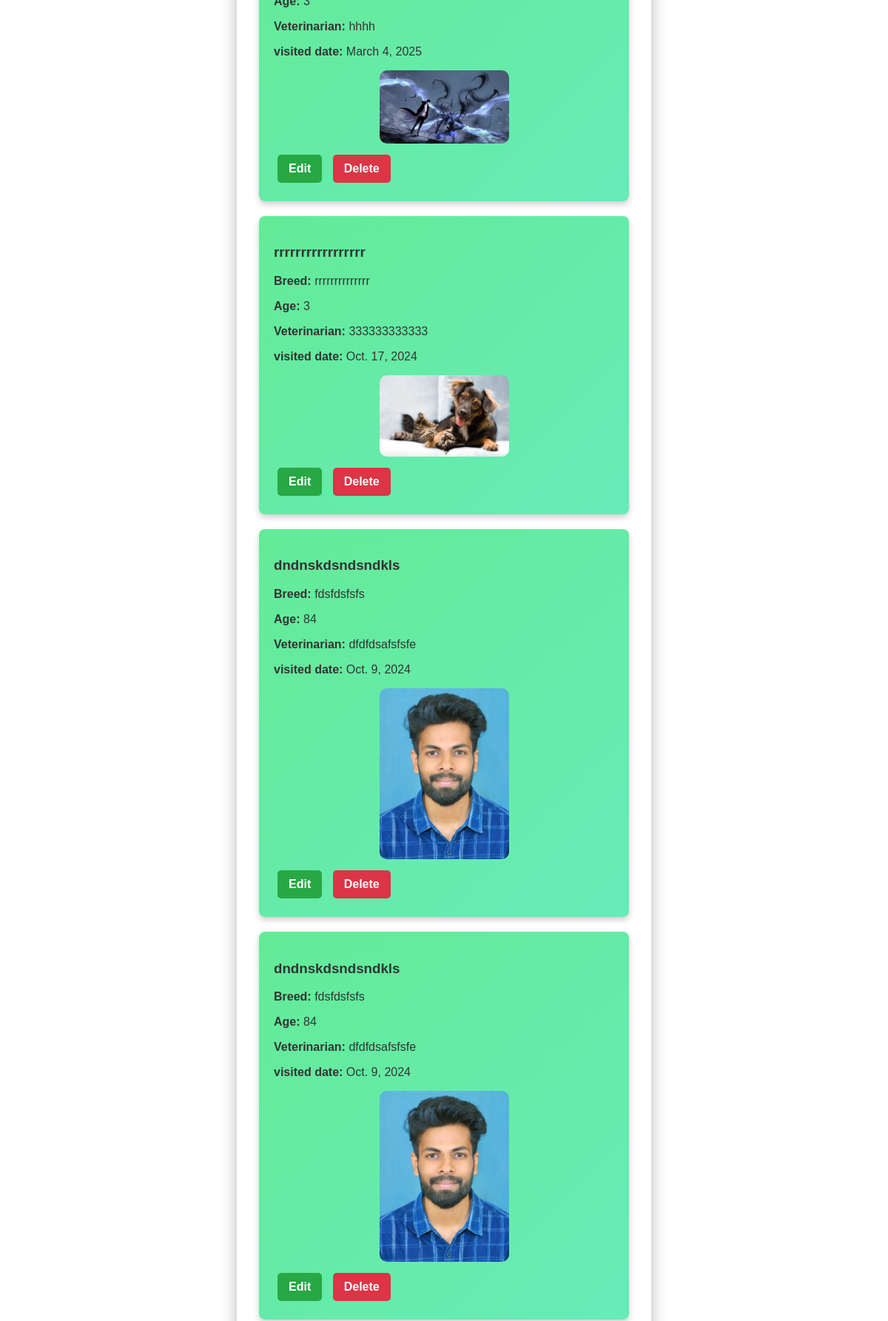
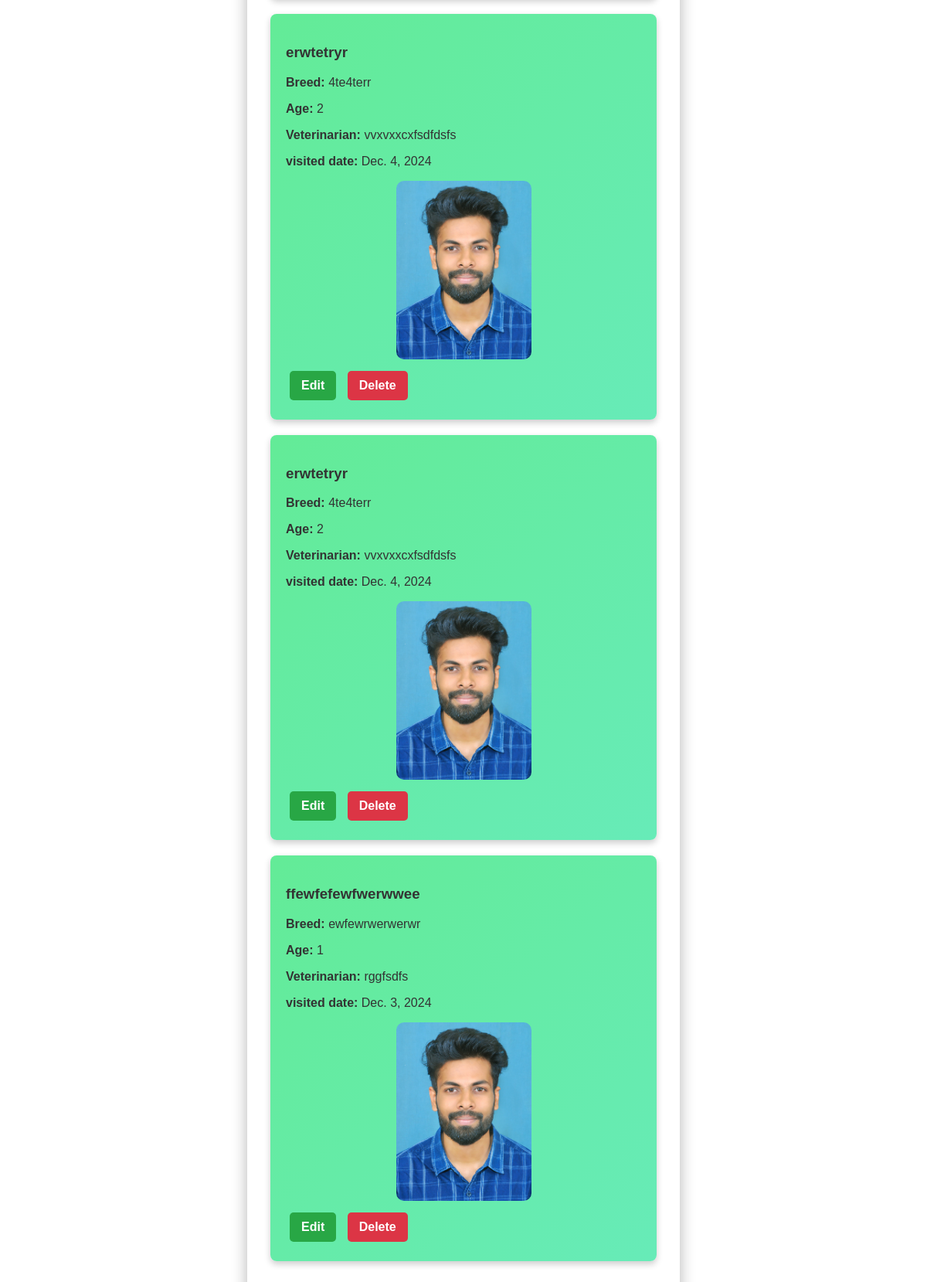
Screenshot of /view_pet_profiles/ (signed in) with the database file from the repository (2 pictures, top to bottom).
### grocery/models.py (models this page shows)
class PetProfile(models.Model):
    owner = models.ForeignKey(User, on_delete=models.CASCADE, default=1)
    name = models.CharField(max_length=100, null=True)
    breed = models.CharField(max_length=100, null=True)
    age = models.PositiveIntegerField(null=True)
    image = models.FileField(null=True)
    veterinarian = models.CharField(max_length=100, null=True)
    visit_date = models.DateField(null=True)
    def __str__(self):
        return self.name

### grocery/views.py (the view)
# urls.py: path('view_pet_profiles/', view_pet_profiles, name='view_pet_profiles'),
def view_pet_profiles(request):
    pets = PetProfile.objects.filter(owner=request.user)    # Fetch all pet profiles
    print(pets)  # Debugging: Print pet objects in the console
    return render(request, 'view_pet_profiles.html', {'pets': pets})

### grocery/templates/view_pet_profiles.html (shortened to what this page needs)
<!DOCTYPE html>
<html lang="en">
<head>
</head>
<body>
    <div class="container">
        {% if pets %}
            {% for pet in pets %}
                <div class="pet-card">
                    <h3>{{ pet.name }}</h3>
                    <p><strong>Breed:</strong> {{ pet.breed }}</p>
                    <p><strong>Age:</strong> {{ pet.age }}</p>
                    <p><strong>Veterinarian:</strong> {{ pet.veterinarian }}</p>
                    <p><strong>visited date:</strong> {{ pet.visit_date }}</p>
                    {% if pet.image %}
                        <img src="{{ pet.image.url }}" alt="Pet Image">
                    {% endif %}
                    <div class="button-group">
                        <a href="{% url 'edit_pet_profile' pet.id %}" class="edit-btn">Edit</a>
                        <a href="{% url 'delete_pet_profile_confirm' pet.id %}" class="delete-btn" onclick="return confirm('Are you sure you want to delete {{ pet.name }}?');">Delete</a>
                    </div>
                </div>
            {% endfor %}
        {% else %}
            <p>No pet profiles found.</p>
        {% endif %}
    </div>
</body>
</html>

### grocery/templates/view_pet_profiles.html (style rules this page uses)
body { font-family: Arial, sans-serif; margin: 0; padding: 0; background: url('https://wallpaperaccess.com/full/3690768.jpg') no-repeat center center fixed; background-size: cover; color: #fff; display: flex; align-items: center; justify-content: center; height: 100vh; }
.container { width: 90%; max-width: 500px; background: rgba(255, 255, 255, 0.95); border-radius: 15px; box-shadow: 0 10px 20px rgba(0, 0, 0, 0.3); padding: 30px; text-align: center; color: #333; }
.pet-card { background: linear-gradient(135deg, #63eb97, #67ebb8); border-radius: 8px; padding: 20px; margin-bottom: 20px; box-shadow: 0 4px 8px rgba(0, 0, 0, 0.2); text-align: left; }
.pet-card img { width: 100%; max-width: 175px; height: auto; border-radius: 10px; display: block; margin: 10px auto; }
.button-group a { display: inline-block; padding: 10px 15px; border-radius: 5px; text-decoration: none; color: white; font-weight: bold; margin: 5px; }
.edit-btn { background: #28a745; }
.delete-btn { background: #dc3545; }

### rows the page displays
PetProfile: veterinarian "hhhh", visit_date "March 4, 2025", image (picture)
PetProfile: name "rrrrrrrrrrrrrrrrr", breed "rrrrrrrrrrrrrr", age "3", veterinarian "333333333333", visit_date "Oct. 17, 2024", image (picture)
PetProfile: name "dndnskdsndsndkls", breed "fdsfdsfsfs", age "84", veterinarian "dfdfdsafsfsfe", visit_date "Oct. 9, 2024", image (picture)
PetProfile: name "dndnskdsndsndkls", breed "fdsfdsfsfs", age "84", veterinarian "dfdfdsafsfsfe", visit_date "Oct. 9, 2024", image (picture)
PetProfile: name "erwtetryr", breed "4te4terr", age "2", veterinarian "vvxvxxcxfsdfdsfs", visit_date "Dec. 4, 2024", image (picture)
PetProfile: name "erwtetryr", breed "4te4terr", age "2", veterinarian "vvxvxxcxfsdfdsfs", visit_date "Dec. 4, 2024", image (picture)
PetProfile: name "ffewfefewfwerwwee", breed "ewfewrwerwerwr", age "1", veterinarian "rggfsdfs", visit_date "Dec. 3, 2024", image (picture)
